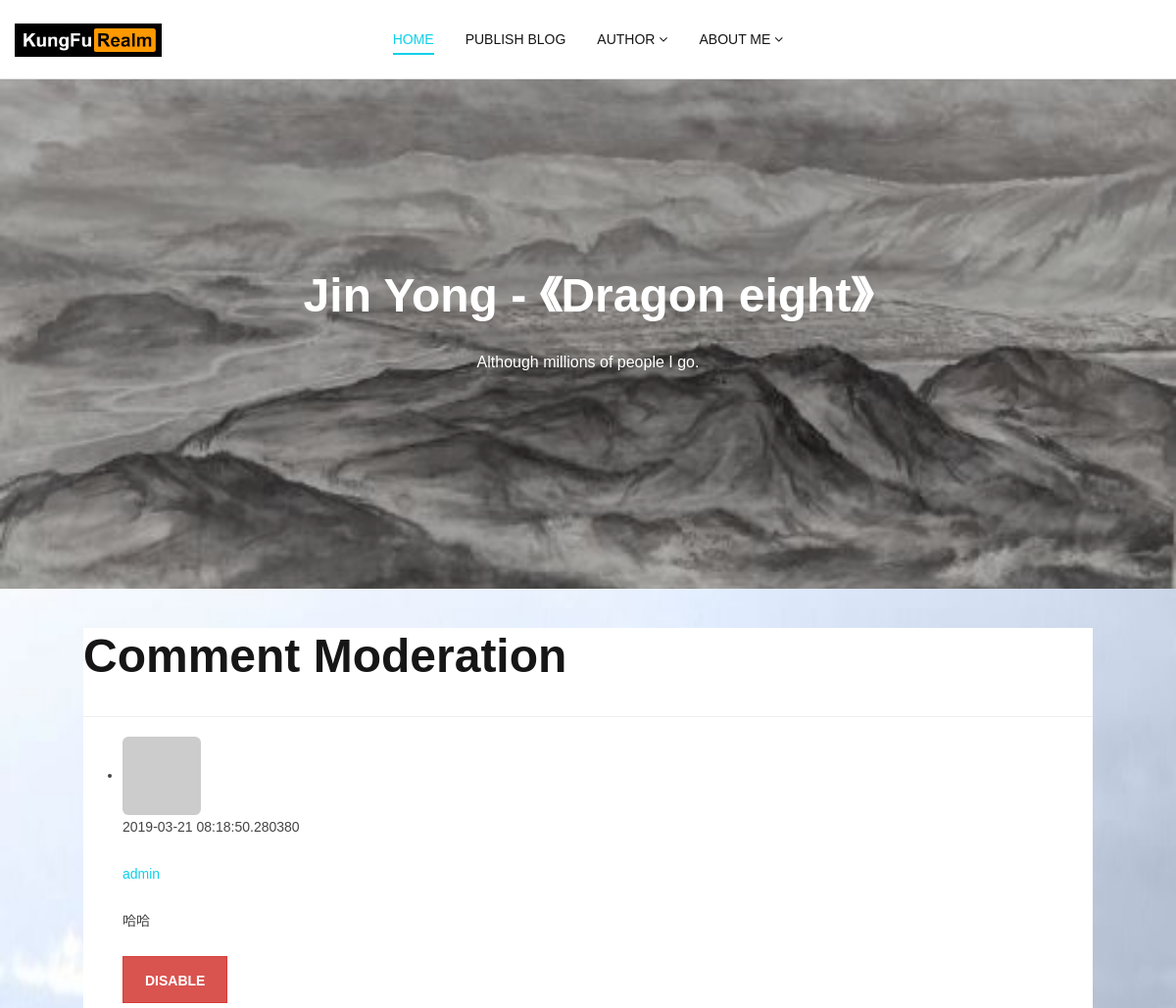
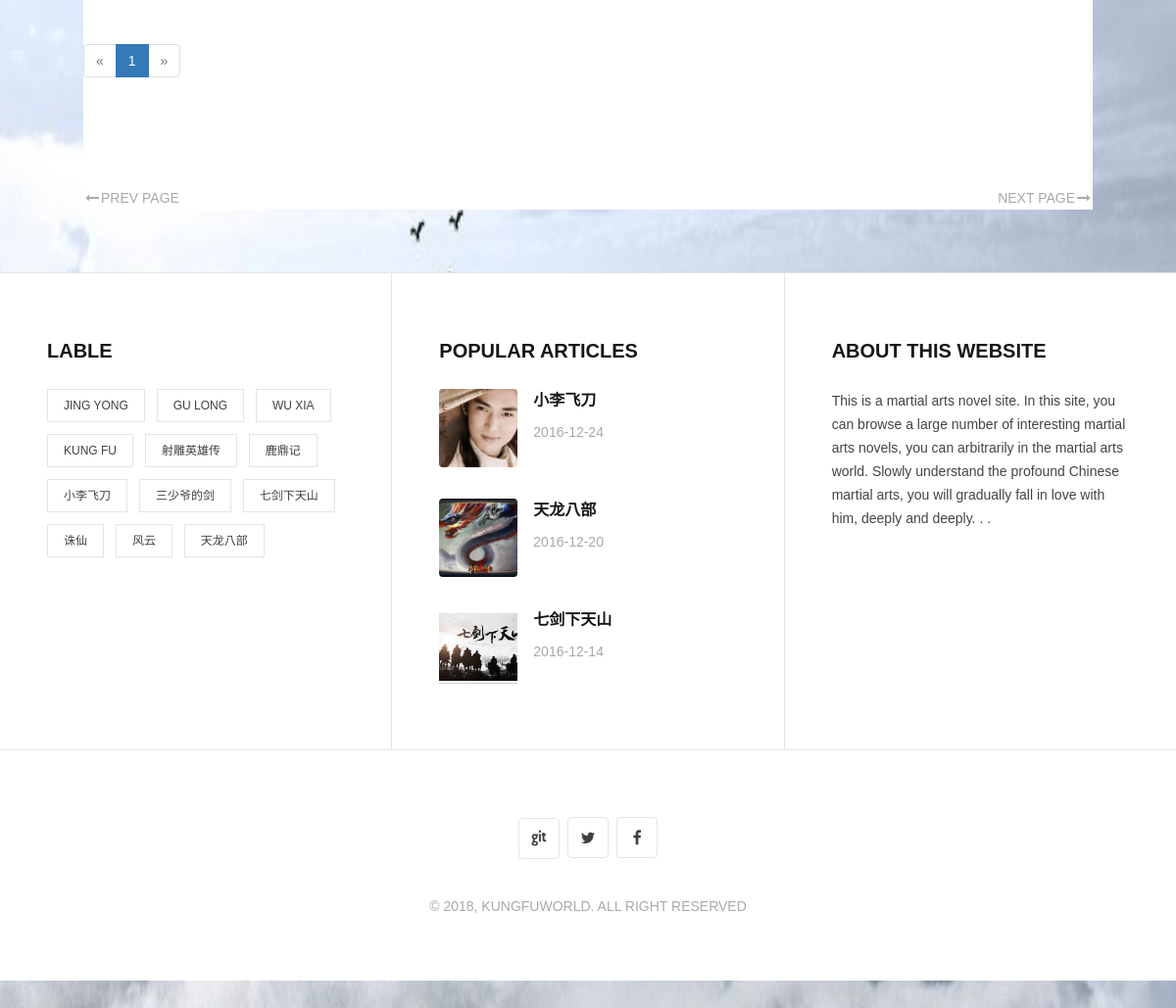
Screenshot of /moderate (signed in) with the database file from the repository (2 pictures, top to bottom).
### app/models.py (models this page shows, shortened)
class Comment(db.Model):
    __tablename__ = 'comments'
    id = db.Column(db.Integer, primary_key=True)
    body = db.Column(db.Text)
    body_html = db.Column(db.Text)
    timestamp = db.Column(db.DateTime, index=True, default=datetime.utcnow)
    disabled = db.Column(db.Boolean)
    author_id = db.Column(db.Integer, db.ForeignKey('users.id'))
    post_id = db.Column(db.Integer, db.ForeignKey('posts.id'))

class User(UserMixin, db.Model):
    __tablename__ = 'users'
    __searchable__ = ['username']
    id = db.Column(db.Integer, primary_key=True)
    email = db.Column(db.String(128), unique=True, index=True)
    username = db.Column(db.String(64), unique=True, index=True)
    role_id = db.Column(db.Integer, db.ForeignKey('roles.id'))
    password_hash = db.Column(db.String(128))
    confirmed = db.Column(db.Boolean, default=False)
    name = db.Column(db.String(64))
    location = db.Column(db.String(64))
    about_me = db.Column(db.Text())
    member_since = db.Column(db.DateTime(), default=datetime.utcnow)
    last_seen = db.Column(db.DateTime(), default=datetime.utcnow)
    avatar_hash = db.Column(db.String(32))
    posts = db.relationship('Post', backref='author', lazy='dynamic')
    user_avatar = db.Column(db.String(128), default=None)
    diy_avatar = db.Column(db.Text)
    followed = db.relationship('Follow', foreign_keys=[Follow.follower_id], backref=db.backref('follower', lazy='joined'),
                               lazy='dynamic', cascade='all, delete-orphan')
    followers = db.relationship('Follow', foreign_keys=[Follow.followed_id], backref=db.backref('followed', lazy='joined'),
                               lazy='dynamic', cascade='all, delete-orphan')
    comments = db.relationship('Comment', backref='author', lazy='dynamic')
    @property
    def password(self):
        raise AttributeError('password is not a readable attribute')
    def can(self, permissions):
        return self.role is not None and (self.role.permissions & permissions) == permissions
    def is_administrator(self):
        return self.can(Permission.ADMINISTER)
    def ping(self):
        self.last_seen = datetime.utcnow()
        db.session.add(self)
        db.session.commit()
    def gravatar(self, size=100, default='identicon', rating='g'):
        if request.is_secure:
            url = 'https://secure.gravatar.com/avatar'
        else:
            url = 'http://www.gravatar.com/avatar'
        hash = self.avatar_hash or hashlib.md5(self.email.encode('utf-8')).hexdigest()
        return '{url}/{hash}?s={size}&d={default}&r={rating}'.format(url=url, hash=hash,size=size,default=default,rating=rating)

### app/main/views.py (the view)
@main.route('/moderate')
@login_required
@permission_required(Permission.MODERATE_COMMENTS)
def moderate():
    page = request.args.get('page', 1, type=int)
    pagination = Comment.query.order_by(Comment.timestamp.desc()).paginate(
        page, per_page=current_app.config['FLASKY_COMMENTS_PER_PAGE'], error_out=False
        )
    comments = pagination.items
    return render_template('moderate.html', comments=comments, pagination=pagination, page=page)

### app/api/views.py (called while the page is built)
@api.before_app_request
def checkmobile():
    MB = False
    if checkMobile(request):
        MB = True

### app/auth/views.py (called while the page is built)
@auth.before_app_request
def before_request():
    if current_user.is_authenticated:
        current_user.ping()
        if not current_user.confirmed and request.endpoint and request.endpoint[:5] != 'auth.' \
                and request.endpoint != 'static':
            return redirect(url_for('auth.unconfirmed'))

### app/main/__init__.py (called while the page is built)
@main.app_context_processor
def inject_permissions():
    return dict(Permission=Permission)

### app/models.py (called while the page is built)
@login_manager.user_loader
def load_user(user_id):
    return User.query.get(int(user_id))

### app/templates/moderate.html (shortened to what this page needs)
{% extends "base.html" %}
{% import "_macros.html" as macros %}
{% block content %}
<div class="page-header">
  <h1>Comment Moderation</h1>
</div>
{% set moderate = True %}
{% include '_comments_moderate.html' %}
{% if comments %}
{% if pagination %}
<div class="pagination">
  {{ macros.pagination_widget(pagination, '.moderate') }}
</div>
{% endif %}
{% endif %}
{% endblock %}

### app/templates/_comments_moderate.html (shortened to what this page needs)
<ul class="comments">
    {% for comment in comments %}
    <li class="comment">
        <div class="comment-thumbnail">
            <a href="{{ url_for('.user', username=comment.author.username) }}">
                <img class="img-rounded profile-thumbnail" src="{{ comment.author.gravatar(size=40) }}">
            </a>
        </div>
        <div class="comment-content">
            <div class="comment-date"><p>{{ comment.timestamp }}</p></div>
            <div class="comment-author" id="{{ comment.id }}"><a href="{{ url_for('.user', username=comment.author.username) }}"><p>{{ comment.author.username }}</p></a></div>
            <div class="comment-body">
                {% if moderate or not comment.disabled %}
                   {% if comment.body_html %}
                      {{ comment.body_html| safe }}
                   {% else %}
                      {{ comment.body }}
                   {% endif %}
                 {% endif %}
            </div>
            {% if moderate %}
               <br>
               {% if comment.disabled %}
               <a class="btn btn-default btn-xs" href="{{ url_for('.moderate_enable', id=comment.id,page=page) }}">Enable</a>
               {% else %}
               <a class="btn btn-danger btn-xs" href="{{ url_for('.moderate_disable', id=comment.id,page=page) }}">Disable</a>
               {% endif %}
             {% endif %}
        </div>
    </li>
    {% endfor %}
</ul>

### app/static/css/style.css (style rules this page uses)
body { font-family: "Microsoft YaHei", Helvetica, Arial, FreeSans, Arimo, "Droid Sans", "wenquanyi micro hei", "Hiragino Sans GB", "Hiragino Sans GB W3", "FontAwesome", sans-serif; font-weight: normal; font-size: 14px; line-height: 24px; color: #404040; position: relative; }
body.has-fixed-navbar { margin-top: 81px; }
h1, h2, h3, h4, h5, h6, .h1, .h2, .h3, .h4, .h5, .h6 { color: #161616; font-weight: 700; }
h1, .h1 { font-size: 4.8rem; line-height: 1.2em; margin: 32px 0px 24px; }
img { max-width: 100%; height: auto; }
a { color: #0dd0e7; -webkit-transition: all 0.2s; -moz-transition: all 0.2s; -ms-transition: all 0.2s; -o-transition: all 0.2s; transition: all 0.2s; }
p { margin: 0px 0px 24px; }
.btn, input[type=submit] { font-size: 14px; font-weight: bold; text-transform: uppercase; -webkit-border-radius: 0; -moz-border-radius: 0; border-radius: 0; height: 48px; line-height: 48px; padding: 0px 22px; -webkit-transition: all 0.2s; -moz-transition: all 0.2s; -ms-transition: all 0.2s; -o-transition: all 0.2s; transition: all 0.2s; }

### rows the page displays
Comment: timestamp "2019-03-21 08:18:50.280380", author.username "admin", body "哈哈"

### other values shown
{{ p }} "1"
